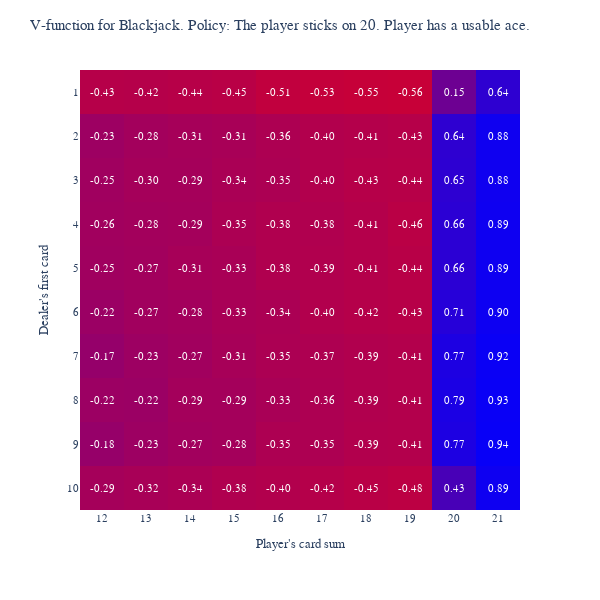
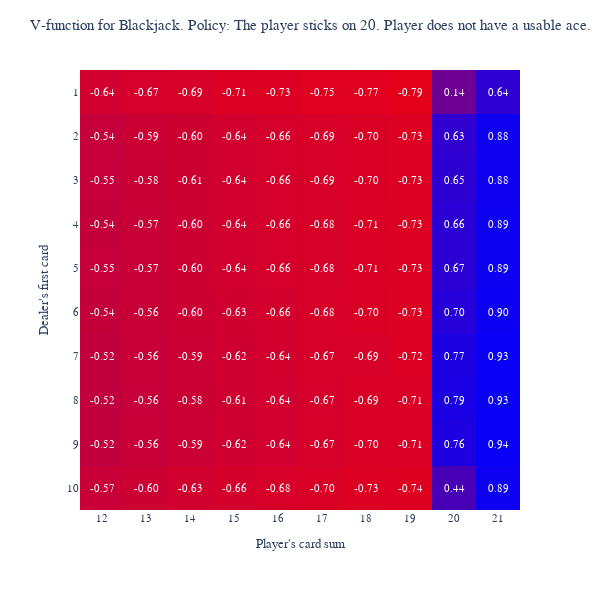

Notebook code for these charts, in order:
### Markdown cell above
Now we can plot the estimates. Since we have three variables, it would be easier to visualise the results in the form of two heatmaps where horizontal and vertical axes represent the player's and the dealer's scores respectively and each heatmap corresponds to a situation whether the player has a usable ace or not.

**Note**. The value of 1 on the vertical axis will correspond to the event when the dealer's first card is ace.

### Code cell
player_usable_ace_options = [True, False]
for player_usable_ace in player_usable_ace_options:
    df = V[V['player_usable_ace'] == player_usable_ace].pivot(index='player_score', columns='dealer_score')['value'].T
    plot(
        df,
        title=f'V-function for Blackjack. {player_policy} Player {"has" if player_usable_ace else "does not have"} a usable ace.',
        colorscale='bluered_r'
    )

### Figure 1 — Plotly figure (JSON) as saved in the notebook; plotly's stock layout.template omitted (floating-point values rounded to 4 significant figures)
{"data": [{"coloraxis": "coloraxis", "hovertemplate": "player_score: %{x}<br>dealer_score: %{y}<br>color: %{z}<extra></extra>", "name": "0", "texttemplate": "%{z:.2f}", "type": "heatmap", "x": [12, 13, 14, 15, 16, 17, 18, 19, 20, 21], "xaxis": "x", "y": [1, 2, 3, 4, 5, 6, 7, 8, 9, 10], "yaxis": "y", "z": [[-0.4267, -0.4204, -0.437, -0.4521, -0.5128, -0.5348, -0.551, -0.5616, 0.1466, 0.6403], [-0.2322, -0.282, -0.3055, -0.3148, -0.3562, -0.3964, -0.4149, -0.4275, 0.6371, 0.883], [-0.2538, -0.2975, -0.2942, -0.3353, -0.3529, -0.396, -0.4278, -0.4384, 0.6482, 0.8839], [-0.263, -0.2778, -0.2892, -0.3461, -0.3771, -0.3769, -0.4095, -0.4565, 0.6612, 0.8903], [-0.2539, -0.2708, -0.311, -0.3284, -0.3802, -0.3911, -0.4122, -0.4422, 0.6613, 0.8899], [-0.216, -0.2653, -0.2793, -0.3273, -0.343, -0.3972, -0.4224, -0.4335, 0.7053, 0.9014], [-0.1697, -0.2282, -0.2661, -0.3066, -0.3474, -0.3676, -0.3892, -0.407, 0.7712, 0.9223], [-0.2203, -0.2154, -0.2858, -0.2864, -0.3284, -0.3559, -0.3904, -0.4053, 0.7889, 0.9323], [-0.1798, -0.232, -0.2689, -0.2843, -0.3548, -0.3543, -0.394, -0.4056, 0.7701, 0.94], [-0.2948, -0.317, -0.3397, -0.3805, -0.396, -0.4207, -0.4523, -0.4763, 0.4344, 0.889]]}], "layout": {"coloraxis": {"cmax": 1, "cmin": -1, "colorscale": [[0, "rgb(255,0,0)"], [1, "rgb(0,0,255)"]], "showscale": false}, "font": {"family": "Gill Sans", "size": 11}, "height": 600, "margin": {"t": 60}, "title": {"text": "V-function for Blackjack. Policy: The player sticks on 20. Player has a usable ace."}, "width": 600, "xaxis": {"anchor": "y", "autorange": true, "constrain": "domain", "domain": [0, 1], "range": [11.5, 21.5], "scaleanchor": "y", "tickmode": "array", "tickvals": [12, 13, 14, 15, 16, 17, 18, 19, 20, 21], "title": {"text": "Player's card sum"}, "type": "linear"}, "yaxis": {"anchor": "x", "autorange": true, "constrain": "domain", "domain": [0.02174, 0.9783], "range": [10.5, 0.5], "tickmode": "array", "tickvals": [1, 2, 3, 4, 5, 6, 7, 8, 9, 10], "title": {"text": "Dealer's first card"}, "type": "linear"}}}

### Figure 2 — Plotly figure (JSON) as saved in the notebook; plotly's stock layout.template omitted (floating-point values rounded to 4 significant figures)
{"data": [{"coloraxis": "coloraxis", "hovertemplate": "player_score: %{x}<br>dealer_score: %{y}<br>color: %{z}<extra></extra>", "name": "0", "texttemplate": "%{z:.2f}", "type": "heatmap", "x": [12, 13, 14, 15, 16, 17, 18, 19, 20, 21], "xaxis": "x", "y": [1, 2, 3, 4, 5, 6, 7, 8, 9, 10], "yaxis": "y", "z": [[-0.6385, -0.6655, -0.6891, -0.7139, -0.7337, -0.7531, -0.7651, -0.7866, 0.1426, 0.6392], [-0.5444, -0.5853, -0.6045, -0.6391, -0.6638, -0.6879, -0.7049, -0.7304, 0.6345, 0.8816], [-0.5471, -0.5768, -0.6053, -0.6355, -0.6641, -0.6876, -0.7024, -0.7253, 0.6507, 0.883], [-0.5401, -0.5718, -0.601, -0.6364, -0.6624, -0.677, -0.7101, -0.7278, 0.6639, 0.8871], [-0.5458, -0.5714, -0.5982, -0.6362, -0.6607, -0.6805, -0.7096, -0.7273, 0.6677, 0.8912], [-0.5388, -0.5627, -0.5989, -0.6256, -0.6553, -0.6793, -0.7036, -0.7281, 0.7003, 0.9015], [-0.523, -0.5581, -0.5891, -0.6173, -0.6445, -0.6701, -0.6895, -0.7159, 0.772, 0.9269], [-0.5192, -0.5564, -0.582, -0.6142, -0.6427, -0.6657, -0.6907, -0.7099, 0.7891, 0.9304], [-0.5234, -0.5587, -0.5898, -0.6189, -0.6431, -0.6693, -0.6954, -0.7087, 0.7607, 0.9373], [-0.5718, -0.6034, -0.6296, -0.6576, -0.6809, -0.7033, -0.7269, -0.7446, 0.4371, 0.8886]]}], "layout": {"coloraxis": {"cmax": 1, "cmin": -1, "colorscale": [[0, "rgb(255,0,0)"], [1, "rgb(0,0,255)"]], "showscale": false}, "font": {"family": "Gill Sans", "size": 11}, "height": 600, "margin": {"t": 60}, "title": {"text": "V-function for Blackjack. Policy: The player sticks on 20. Player does not have a usable ace."}, "width": 600, "xaxis": {"anchor": "y", "autorange": true, "constrain": "domain", "domain": [0, 1], "range": [11.5, 21.5], "scaleanchor": "y", "tickmode": "array", "tickvals": [12, 13, 14, 15, 16, 17, 18, 19, 20, 21], "title": {"text": "Player's card sum"}, "type": "linear"}, "yaxis": {"anchor": "x", "autorange": true, "constrain": "domain", "domain": [0.02174, 0.9783], "range": [10.5, 0.5], "tickmode": "array", "tickvals": [1, 2, 3, 4, 5, 6, 7, 8, 9, 10], "title": {"text": "Dealer's first card"}, "type": "linear"}}}
